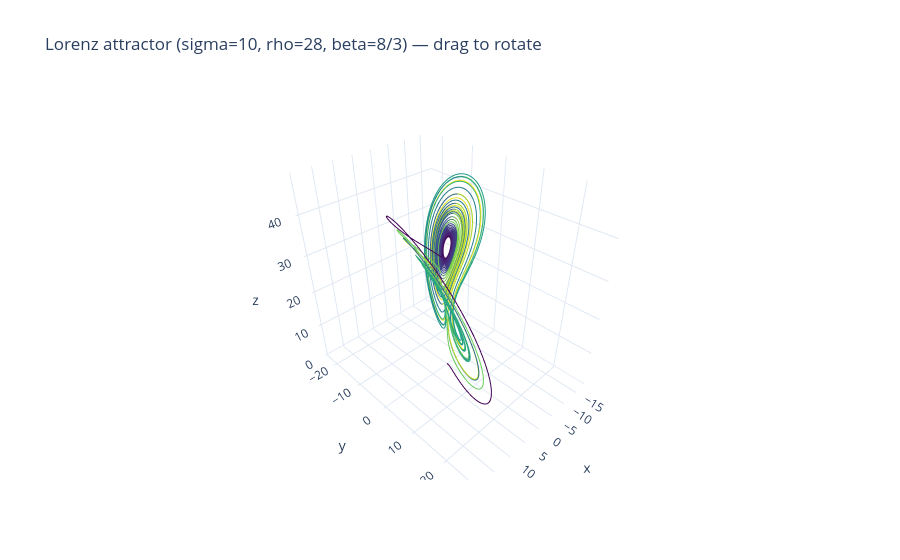

Notebook source saved alongside this figure:
### Markdown cell above
### インタラクティブ: Lorenz アトラクタを回す(静的 HTML でも動く)

ドラッグして回転・ズームすると、蝶形の二枚翼の構造が立体的に見えます。

### Code cell
import plotly.io as pio
from ode_book import interactive

pio.renderers.default = "plotly_mimetype+notebook_connected"
interactive.plotly_lorenz_3d().show()

### Figure 1 — Plotly figure (JSON) as saved in the notebook; plotly's stock layout.template omitted (floating-point values rounded to 4 significant figures; data arrays with more than 128 entries replaced by an {"elided": "..."} marker saying what was removed)
{"data": [{"line": {"color": {"elided": "8000 float values"}, "colorscale": [[0.0, "#440154"], [0.1111, "#482878"], [0.2222, "#3e4989"], [0.3333, "#31688e"], [0.4444, "#26828e"], [0.5556, "#1f9e89"], [0.6667, "#35b779"], [0.7778, "#6ece58"], [0.8889, "#b5de2b"], [1.0, "#fde725"]], "width": 2}, "mode": "lines", "type": "scatter3d", "x": {"elided": "8000 float values"}, "y": {"elided": "8000 float values"}, "z": {"elided": "8000 float values"}}], "layout": {"height": 560, "scene": {"xaxis": {"title": {"text": "x"}}, "yaxis": {"title": {"text": "y"}}, "zaxis": {"title": {"text": "z"}}}, "title": {"text": "Lorenz attractor (sigma=10, rho=28, beta=8/3) — drag to rotate"}}}
